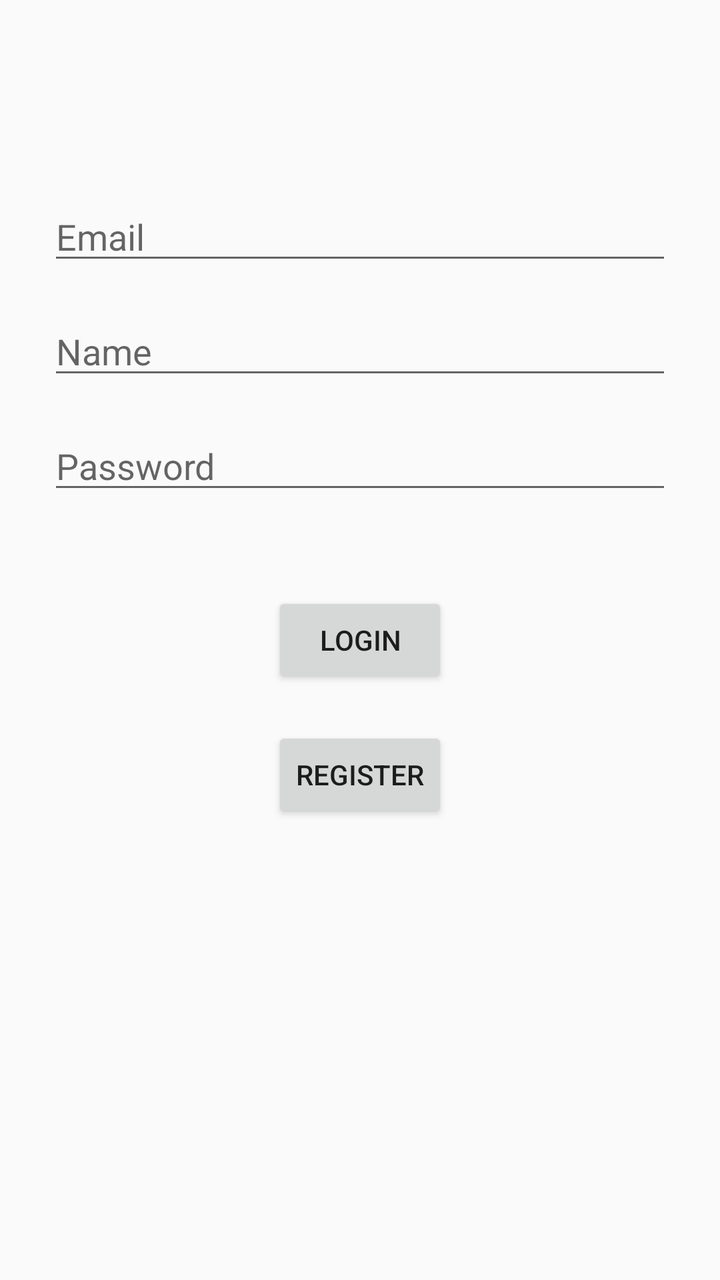
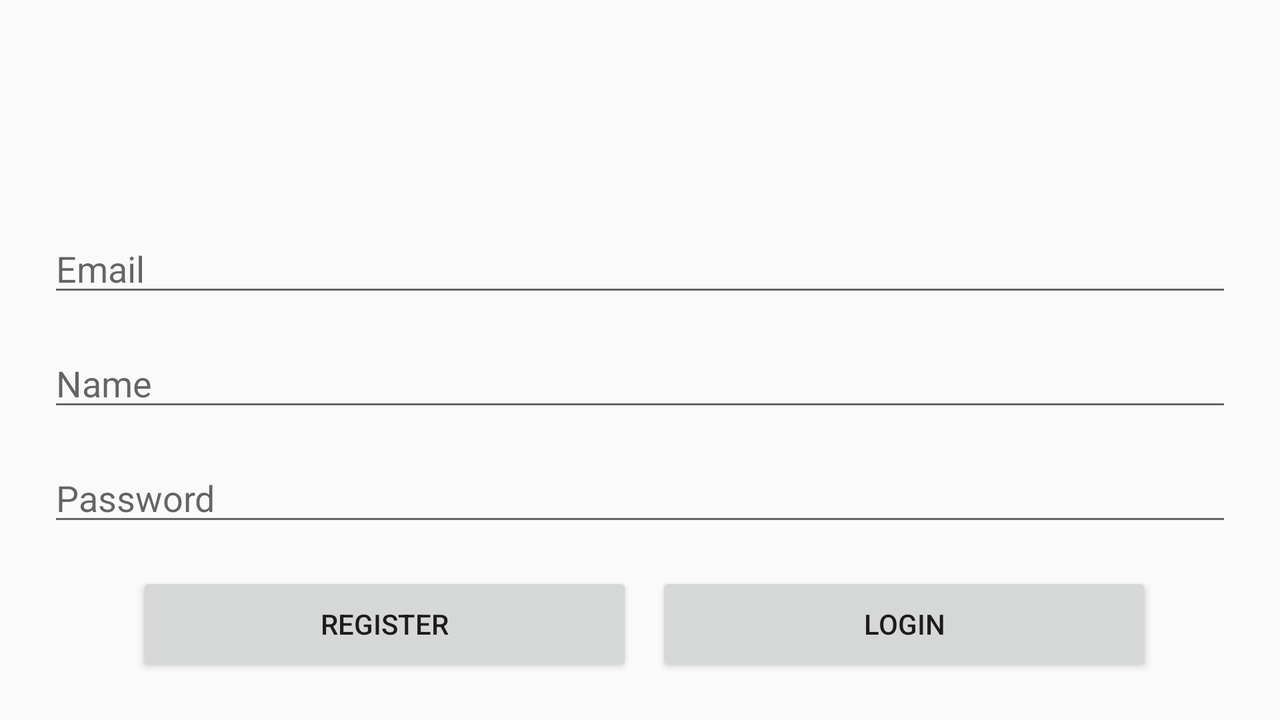

The same Android screen from two of the app's own layout files: first res/layout/ as a phone draws it, then the repository's variant for another configuration, drawn on a device whose configuration selects that folder. Both files follow.
<!-- AndroidManifest.xml: application theme AppTheme -->
<!-- res/layout/activity_register.xml -->
<?xml version="1.0" encoding="utf-8"?>
<androidx.constraintlayout.widget.ConstraintLayout xmlns:android="http://schemas.android.com/apk/res/android"
    xmlns:app="http://schemas.android.com/apk/res-auto"
    xmlns:tools="http://schemas.android.com/tools"
    android:layout_width="match_parent"
    android:layout_height="match_parent"
    tools:context=".Register">

    <EditText
        android:id="@+id/etUserEmail"
        android:layout_width="0dp"
        android:layout_height="wrap_content"
        android:layout_marginStart="24dp"
        android:layout_marginTop="96dp"
        android:layout_marginEnd="24dp"

        android:hint="@string/prompt_email"
        android:importantForAutofill="no"
        android:inputType="textEmailAddress"
        android:selectAllOnFocus="true"
        app:layout_constraintEnd_toEndOf="parent"
        app:layout_constraintStart_toStartOf="parent"
        app:layout_constraintTop_toTopOf="parent" />

    <EditText
        android:id="@+id/etUserName"
        android:layout_width="0dp"
        android:layout_height="wrap_content"
        android:layout_marginStart="24dp"
        android:layout_marginTop="16dp"
        android:layout_marginEnd="24dp"

        android:hint="@string/prompt_name"
        android:importantForAutofill="no"
        android:inputType="textEmailAddress"
        android:selectAllOnFocus="true"
        app:layout_constraintEnd_toEndOf="parent"
        app:layout_constraintHorizontal_bias="0.0"
        app:layout_constraintStart_toStartOf="parent"
        app:layout_constraintTop_toBottomOf="@+id/etUserEmail" />

    <EditText
        android:id="@+id/etUserPassword"
        android:layout_width="0dp"
        android:layout_height="wrap_content"
        android:layout_marginStart="24dp"
        android:layout_marginTop="16dp"

        android:layout_marginEnd="24dp"
        android:hint="@string/prompt_password"
        android:importantForAutofill="no"
        android:inputType="textPassword"
        android:selectAllOnFocus="true"
        app:layout_constraintEnd_toEndOf="parent"
        app:layout_constraintHorizontal_bias="0.0"
        app:layout_constraintStart_toStartOf="parent"
        app:layout_constraintTop_toBottomOf="@+id/etUserName" />

    <Button
        android:id="@+id/btLogin"
        android:layout_width="wrap_content"
        android:layout_height="wrap_content"
        android:layout_marginTop="44dp"
        android:text="@string/action_login"
        app:layout_constraintEnd_toEndOf="parent"
        app:layout_constraintStart_toStartOf="parent"
        app:layout_constraintTop_toBottomOf="@+id/etUserPassword" />

    <Button
        android:id="@+id/btRegister"
        android:layout_width="wrap_content"
        android:layout_height="wrap_content"
        android:onClick="register"
        android:text="@string/action_sign_in"
        app:layout_constraintBottom_toBottomOf="parent"
        app:layout_constraintEnd_toEndOf="parent"
        app:layout_constraintStart_toStartOf="parent"
        app:layout_constraintTop_toBottomOf="@+id/btLogin"
        app:layout_constraintVertical_bias="0.078" />


</androidx.constraintlayout.widget.ConstraintLayout>
<!-- resources referenced by this layout -->
<resources>
  <string name="action_login">Login</string>
  <string name="action_sign_in">Register</string>
  <string name="prompt_email">Email</string>
  <string name="prompt_name">Name</string>
  <string name="prompt_password">Password</string>
  <style name="AppTheme" parent="Theme.AppCompat.Light.NoActionBar">
          
          <item name="colorPrimary">@color/colorPrimary</item>
          <item name="colorPrimaryDark">@color/colorPrimaryDark</item>
          <item name="colorAccent">@color/colorAccent</item>
  
      </style>
  <color name="colorPrimary">#008577</color>
  <color name="colorPrimaryDark">#00574B</color>
  <color name="colorAccent">#D81B60</color>
</resources>
<!-- res/layout-land/activity_register.xml (the repository's variant of the layout above) -->
<!-- drawn on the phone turned sideways -->
<?xml version="1.0" encoding="utf-8"?>
<androidx.constraintlayout.widget.ConstraintLayout xmlns:android="http://schemas.android.com/apk/res/android"
    xmlns:app="http://schemas.android.com/apk/res-auto"
    xmlns:tools="http://schemas.android.com/tools"
    android:layout_width="match_parent"
    android:layout_height="match_parent"
    tools:context=".Register">

    <EditText
        android:id="@+id/etUserEmail"
        android:layout_width="0dp"
        android:layout_height="wrap_content"
        android:layout_marginStart="24dp"
        android:layout_marginTop="8dp"

        android:layout_marginEnd="24dp"
        android:hint="@string/prompt_email"
        android:importantForAutofill="no"
        android:inputType="textEmailAddress"
        android:selectAllOnFocus="true"
        app:layout_constraintEnd_toEndOf="parent"
        app:layout_constraintHorizontal_bias="0.0"
        app:layout_constraintStart_toStartOf="parent"
        app:layout_constraintTop_toBottomOf="@+id/imageView" />

    <EditText
        android:id="@+id/etUserName"
        android:layout_width="0dp"
        android:layout_height="wrap_content"
        android:layout_marginStart="24dp"
        android:layout_marginTop="16dp"
        android:layout_marginEnd="24dp"

        android:hint="@string/prompt_name"
        android:importantForAutofill="no"
        android:inputType="textEmailAddress"
        android:selectAllOnFocus="true"
        app:layout_constraintEnd_toEndOf="parent"
        app:layout_constraintHorizontal_bias="0.0"
        app:layout_constraintStart_toStartOf="parent"
        app:layout_constraintTop_toBottomOf="@+id/etUserEmail" />

    <EditText
        android:id="@+id/etUserPassword"
        android:layout_width="0dp"
        android:layout_height="wrap_content"
        android:layout_marginStart="24dp"
        android:layout_marginTop="16dp"

        android:layout_marginEnd="24dp"
        android:hint="@string/prompt_password"
        android:importantForAutofill="no"
        android:inputType="textPassword"
        android:selectAllOnFocus="true"
        app:layout_constraintEnd_toEndOf="parent"
        app:layout_constraintHorizontal_bias="0.0"
        app:layout_constraintStart_toStartOf="parent"
        app:layout_constraintTop_toBottomOf="@+id/etUserName" />

    <Button
        android:id="@+id/btRegister"
        android:layout_width="248dp"
        android:layout_height="52dp"
        android:layout_marginStart="64dp"
        android:onClick="register"
        android:text="@string/action_sign_in"
        app:layout_constraintBottom_toBottomOf="parent"
        app:layout_constraintEnd_toStartOf="@+id/btLogin"
        app:layout_constraintHorizontal_bias="0.274"
        app:layout_constraintStart_toStartOf="parent"
        app:layout_constraintTop_toBottomOf="@+id/etUserPassword"
        app:layout_constraintVertical_bias="0.45" />

    <Button
        android:id="@+id/btLogin"
        android:layout_width="248dp"
        android:layout_height="52dp"
        android:layout_marginEnd="64dp"
        android:onClick="goToLogin"
        android:text="@string/action_login"
        app:layout_constraintBottom_toBottomOf="parent"
        app:layout_constraintEnd_toEndOf="parent"
        app:layout_constraintTop_toBottomOf="@+id/etUserPassword"
        app:layout_constraintVertical_bias="0.45" />

    <ImageView
        android:id="@+id/imageView"
        android:layout_width="144dp"
        android:layout_height="96dp"
        android:layout_marginTop="8dp"
        app:layout_constraintBottom_toTopOf="@+id/etUserEmail"
        app:layout_constraintEnd_toEndOf="parent"
        app:layout_constraintHorizontal_bias="0.468"
        app:layout_constraintStart_toStartOf="parent"
        app:layout_constraintTop_toTopOf="parent"
        app:srcCompat="@drawable/ic_note_black_24dp" />


</androidx.constraintlayout.widget.ConstraintLayout>
